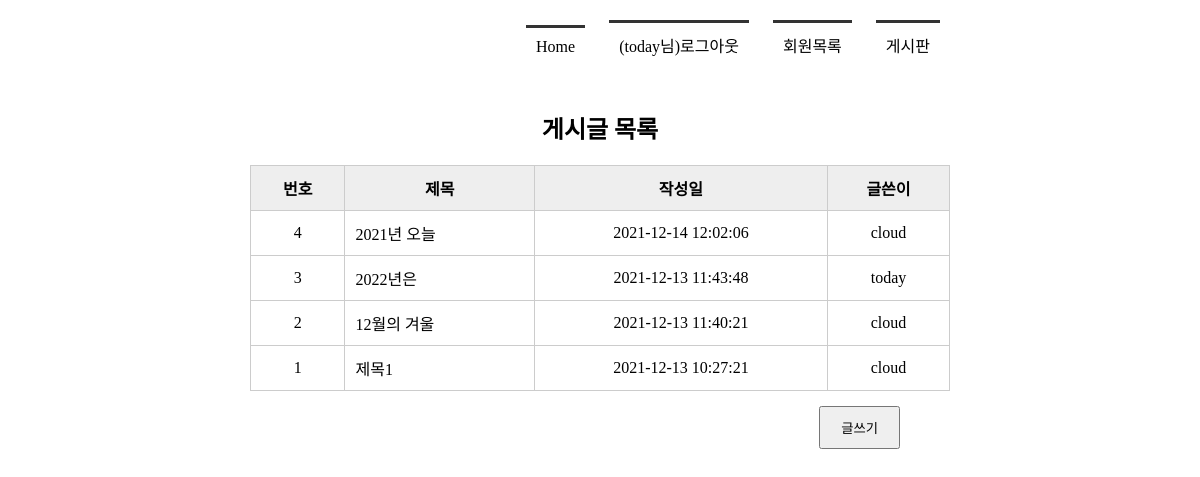
The app's page /boardlist/ (signed in) with its own data.
### tables this page shows
CREATE TABLE board(
        bno INTEGER PRIMARY KEY AUTOINCREMENT,
        title TEXT NOT NULL,
        content TEXT NOT NULL,
        create_date TIMESTAMP DATE DEFAULT (datetime('now', 'localtime')),
        mid CHAR(5) NOT NULL,
        FOREIGN KEY(mid) REFERENCES member(mid)
    );

### app.py (the view)
@app.route('/boardlist/')
def boardlist():
    conn = getconn()
    cur = conn.cursor()
    sql = "SELECT * FROM board ORDER BY bno DESC"
    cur.execute(sql)
    rs = cur.fetchall()
    conn.close()
    return render_template('boardlist.html', rs=rs)

### app.py (called while the page is built)
def getconn():
    conn = sqlite3.connect('./memberdb.db')
    return conn

### templates/boardlist.html (shortened to what this page needs)
<!DOCTYPE html>
<html lang="ko">
<head>
    <link rel="stylesheet" href="{{ url_for('static', filename='css/style.css') }}">
</head>
<body>
    <div id="container">
        {% include 'navbar.html' %}
        <section>
            <h1>게시글 목록</h1>
            <table class="tbl_bo_list">
                <tr>
                    <th>번호</th>
                    <th>제목</th>
                    <th>작성일</th>
                    <th>글쓴이</th>
                </tr>
                {% for i in rs %}
                <tr>
                    <td>{{ i[0] }}</td>
                    <td><a href="{{ url_for('board_view', bno=i[0]) }}">{{ i[1] }}</a></td>
                    <td>{{ i[3] }}</td>
                    <td>{{ i[4] }}</td>
                </tr>
                {% endfor %}
            </table>
            <div class="btn_write">
                <input type="button" value="글쓰기" onclick="goWrite()">
            </div>
        </section>
    </div>
</body>
</html>

### templates/navbar.html
<header>
    <nav>
       <ul>
           {% if session %}
           <li><a href="{{ url_for('index') }}">Home</a></li>
           <li><a href="{{ url_for('logout') }}">({{ session['userID'] }}님)로그아웃</a></li>
           <li><a href="{{ url_for('memberlist') }}">회원목록</a></li>
           <li><a href="{{ url_for('boardlist') }}">게시판</a></li>
           {% else %}
           <li><a href="{{ url_for('index') }}">Home</a></li>
           <li><a href="{{ url_for('login') }}">로그인</a></li>
           <li><a href="{{ url_for('register') }}">회원가입</a></li>
           <li><a href="{{ url_for('boardlist') }}">게시판</a></li>
           {% endif %}
       </ul>
    </nav>
</header>

### static/css/style.css (style rules this page uses)
* { margin: 0; padding: 0 }
#container { width: 1000px; margin: 10px auto; }
header { height: 100px; }
nav ul { list-style: none; text-align: right; margin-right: 150px }
nav ul li { display: inline-block; margin: 10px; border-top: 3px solid #333; padding: 10px; }
nav ul li a { text-decoration: none; color: #000 }
section { text-align: center }
section table { width: 600px; margin: 0 auto; border-collapse: collapse; }
section h1 { margin-bottom: 20px; }
section table, th, td { border: 1px solid #ccc; padding: 10px; }
section table th { background-color: #eee; }
section table a { color: #000; }
section .tbl_bo_list { width: 700px; margin:0 auto; }
section .tbl_bo_list tr td:nth-child(2) { text-align: left; }
section .tbl_bo_list a { text-decoration: none; color:#000; }
section .btn_write { text-align: right; margin: 15px 200px; }
section .btn_write input { padding: 10px 20px; }

### records on screen
board: userID "today", bno "3", title "2022년은", create_date "2021-12-13 11:43:48", mid "today"
board: bno "4", title "2021년 오늘", create_date "2021-12-14 12:02:06", mid "cloud"
board: bno "2", title "12월의 겨울", create_date "2021-12-13 11:40:21", mid "cloud"
board: bno "1", title "제목1", create_date "2021-12-13 10:27:21", mid "cloud"
